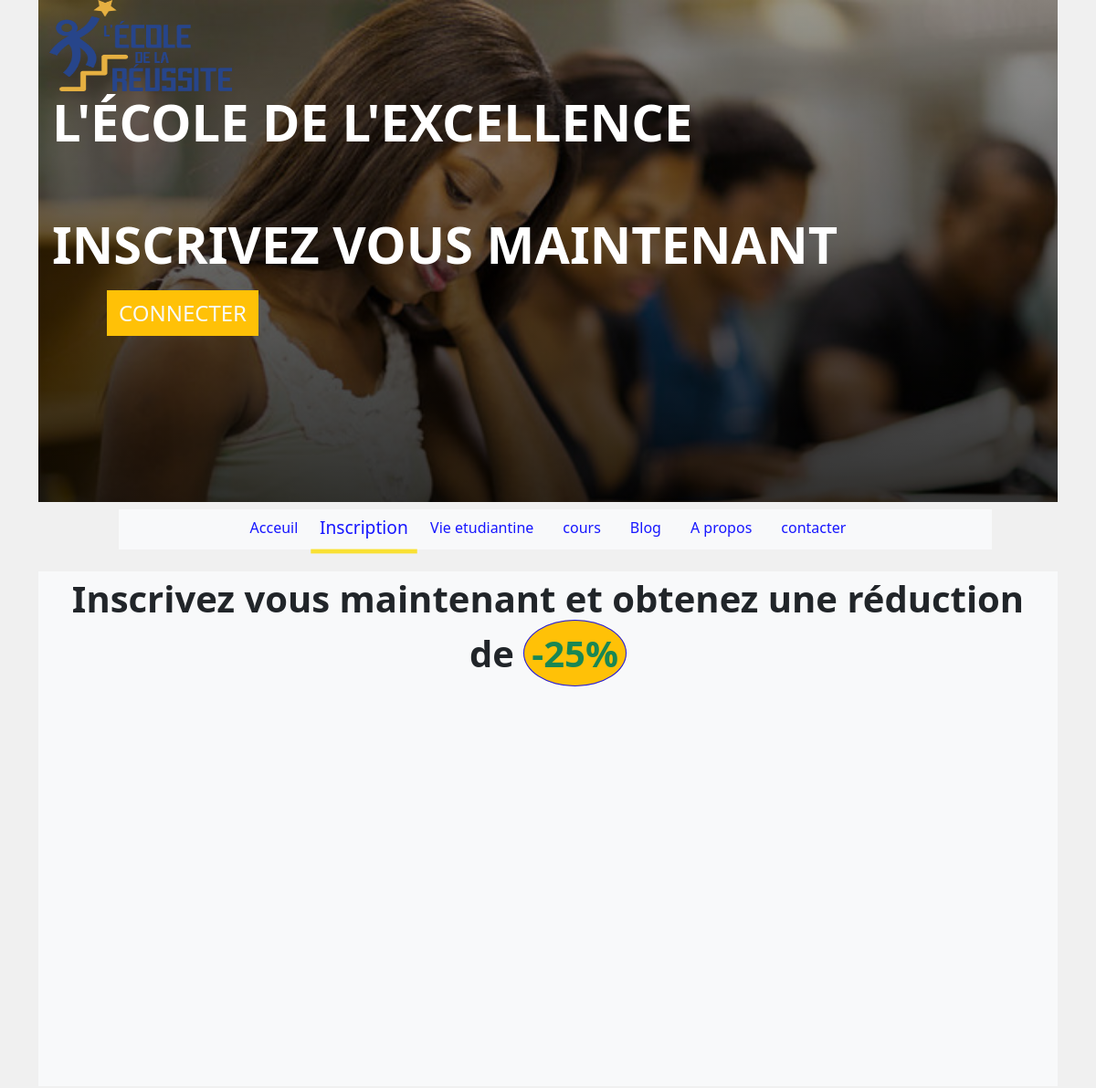
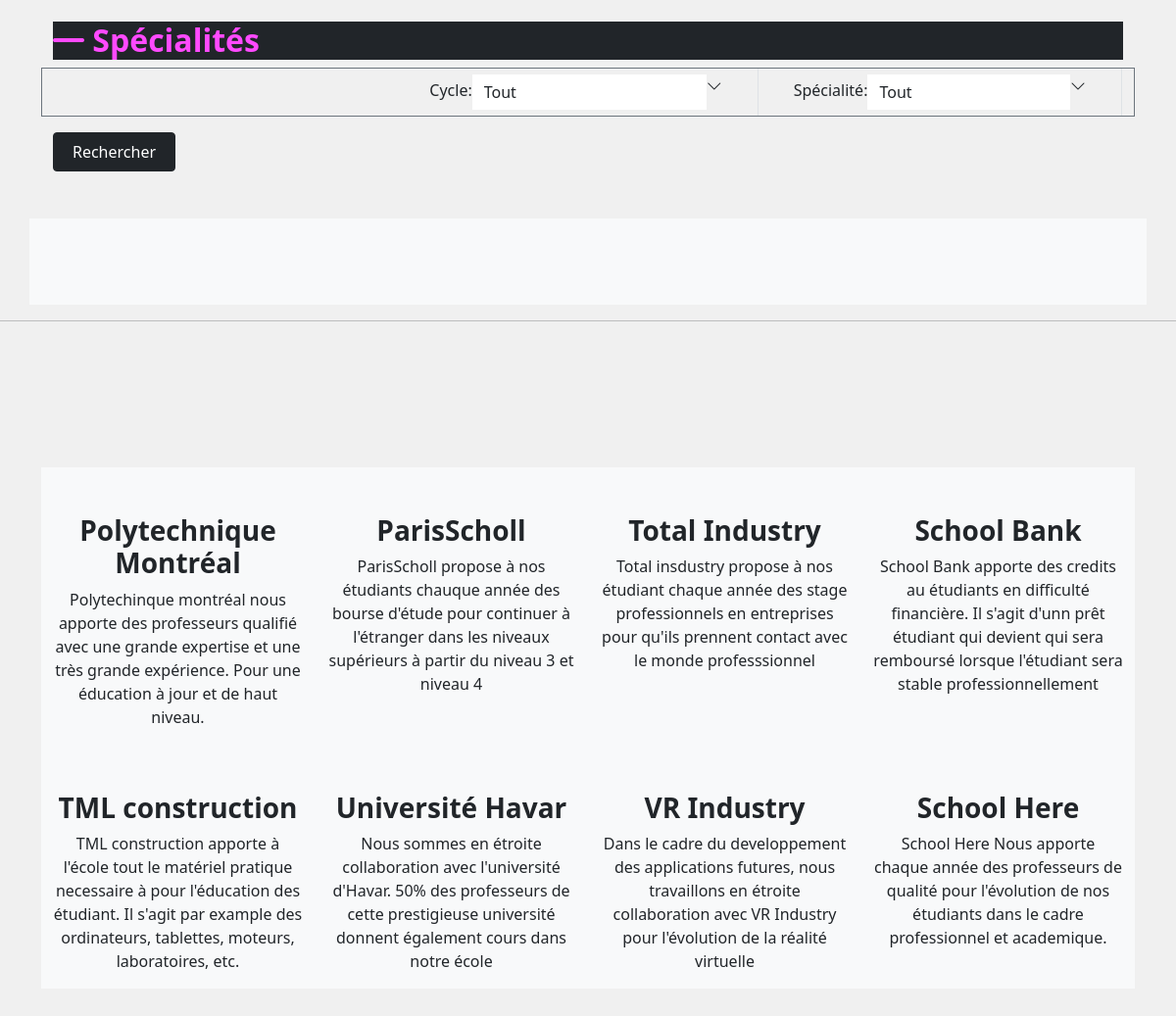
/vitrine/inscription/, run on the app's committed database (2 pictures, top to bottom).
### vitrine/models.py (models this page shows)
class Partenaire(models.Model):
    nom=models.CharField(max_length=60)
    description=models.TextField()

### vitrine/views.py (the view, shortened to what this page needs)
# urls.py: path("inscription/", views.inscription, name="inscription"),
def inscription(request):
	context={}
	specialites=Specialite.objects.all()
	filieres=Filiere.objects.all()
	cycles=Cycle.objects.all()
	partenaires=Partenaire.objects.all()
	context["partenaires"]=partenaires
	context["specialites"]=specialites
	context["filieres"]=filieres
	context["cycles"]=cycles
	return render(request, "vitrine/inscription.html", context)

### direction/context_processors.py (called while the page is built)
def getNamesGroupUser(request):
	namesGroup=[group.name for group in request.user.groups.all()]
	return {"names_group": namesGroup}

### vitrine/templates/vitrine/inscription.html (shortened to what this page needs)
{% load static %}
<!DOCTYPE html>
<html lang="fr" dir="ltr">
  <head>
    <link rel="stylesheet" type="text/css" href="{% static 'vitrine/css/style.css' %}">
    <link rel="stylesheet" type="text/css" href="{% static 'vitrine/css/css_personalise.css' %}">
     <link rel="stylesheet" type="text/css" href="{% static 'vitrine/css/bootstrap-icons.css' %}">
  </head>
  <body>
    <div class="container">
      <div class="bg-dark header-inscription header position-relative hidden-tml" >
        <div class="container position-relative">
          <div class="logo postition-abolute">
            <img src="{% static 'vitrine/images/logo-ecole.png' %}" alt="" width="200px" height="100px">
          </div>
          <div class="display-4  text-white position-absolute text-uppercase fw-bold slogan">
                <p style="transform:translateX(-60px)"> L'école de l'excellence <br> <br>
                Inscrivez vous maintenant </p>
                {% if user.is_authenticated %}
                  <p class="display-4 fw-bold">salut <span class="text-warning ">{{user.username}}</span> </p>
                {% else %}
                <a class="btn btn-warning rounded-0 position-absolute text-light fs-4 "
                 href="{% url 'authentification:login' %}">
                   Connecter
                </a>
                {% endif %}
          </div>
        </div>
      </div>
        {% include "vitrine/menu.html" with page=2 %}
        <div class="container bg-light mt-3">
          <p class=" fs-1 text-dark  text-center tml fw-bold  hidden-tml">Inscrivez vous maintenant  et obtenez une réduction de
            <span class="text-success p-2 border border-primary rounded-circle bg-warning">-25%</span>
          </p>
        </div>
        <div class="container mt-4 mb-5  "  >
           <h2 class="disply-3 text-danger fw-bold bg-dark "> Spécialités</h2>
           <div class=" row border border-secondary" >
             <div class="col-12 col-md-4  ">
               <div class="dropdown  search-1">
                <button class="btn btn-white w-100 border-top-0 border-bottom-0 border-start-0 border-end rounded-0 dropdown-toggle" type="button" id="dropdownMenuButton1" data-bs-toggle="dropdown" data-bs-display="static" aria-expanded="false">
                   <div class="d-flex justify-content-between search-1">
                     <label for="cycle" class="mt-1">Cycle: </label>
                     <input pk_cycle="tout" type="search" name="cycle" id="cycle"  value="Tout"  style="cursor:pointer" readonly placeholder="Cycle" class="bg-white  form-control  border-0 ">
                     <i class="bi bi-chevron-down me-4 "></i>
                   </div>
                </button>
              </div>
             </div>
             <div class="col-12 col-md-4 ">
               <div class="dropdown search-2">
                <button class="btn btn-white w-100 border-top-0 border-bottom-0 border-start-0 border-end rounded-0 dropdown-toggle" type="button" id="dropdownMenuButton1" data-bs-toggle="dropdown" data-bs-display="static" aria-expanded="false">
                   <div class="d-flex justify-content-start search-2 ">
                     <label for="filiere" class="mt-1">Spécialité: </label>
                     <input  pk_filiere="tout" type="search" name="filiere" id="filiere" readonly value="Tout" style="cursor:pointer" class="bg-white readonly form-control  border-0">
                     <i class="bi bi-chevron-down me-4 "></i>
                   </div>
                </button>
              </div>
             </div>
           </div>
           <button type=""  style="width:125px; height:40px; white-space:nowrap;" id="form" name="button" class="btn btn-dark mt-3">Rechercher</button>
        </div>
        </div>
        <div class="container bg-light">
          </div>
          <hr>
          <div class="container my-4">
            <div class="container mt-2 mb-5">
              <div class=" row bg-light mt-5">
                {% for partenaire in partenaires %}
               <div class="col-12 col-sm-6 col-md-4 col-lg-3 mt-5 ">
                  <div class="partenariat">
                    <h3 class="text-center fw-bold">{{partenaire.nom}}</h3>
                    <p class="text-center">{{partenaire.description}}
                    </p>
                  </div>
               </div>
               {% endfor %}
              </div>
            </div>
          </div>
  </body>
</html>

### vitrine/templates/vitrine/menu.html (shortened to what this page needs)
 <div class="d-flex justify-content-center align-items-center ">
        <div class="container mx-5  mr-3">
  <nav class="navbar navbar-expand-lg  ">
      <div class="container-fluid">
        <div class="collapse navbar-collapse bg-light" id="navbartml">
          <ul class="navbar-nav m-auto text-primary">
            <li class="nav-item me-3 ">
              <a class="nav-link {% if page is 1 %} active {% endif %}" aria-current="page" href="{% url 'vitrine:index' %}">Acceuil</a>
            </li>
            <li class="nav-item me-3">
              <a class="nav-link {% if page is 2 %} active {% endif %}" href="{% url 'vitrine:inscription' %}">Inscription</a>
            </li>
            <li class="nav-item me-3">
              <a class="nav-link {% if page is 3 %} active {% endif %}" href="{% url 'vitrine:vie_etudiantine' %}">Vie etudiantine</a>
            </li>
            <li class="nav-item me-3">
              <a class="nav-link {% if page is 4 %} active {% endif %}" href="{% url 'cours:index' %}" tabindex="-1">cours</a>
             </li>
             <li class="nav-item me-3">
               <a class="nav-link {% if page is 5 %} active {% endif %}" href="{% url 'blog:index' %}">Blog</a>
             </li>
               <li class="nav-item me-3">
               <a class="nav-link {% if page is 6 %} active {% endif %}" href="{% url 'vitrine:propos' %}">A propos</a>
             </li>
            <li class="nav-item me-3">
              <a class="nav-link {% if page is 7 %} active {% endif %}" href="{% url 'vitrine:contact' %}">contacter</a>
            </li>
          </ul>
        </div>
      </div>
    </nav>
</div>
</div>

### vitrine/static/vitrine/css/css_personalise.css (style rules this page uses)
body { margin:0px; padding:0px; background: rgba(240, 240, 240) }
.header-inscription { background-image: url("../images/etudiant.jpg") ; background-size:cover; background-position: top; height:550px; }
.logo { top:20px; left:0px; }
.slogan { top: 100px; left: 75px; }
.header:before { content:""; position:absolute; inset: 0; background: linear-gradient(to top, rgba(0, 0, 0, .8), rgba(0, 0, 0, .4)); }
@media all and (min-width:992px) { .nav-item .nav-link.active { transform: scale(1.2); border-bottom:4px solid rgba(249, 224, 51); } }
.nav-item .nav-link { transition: .5s 0s ease; }
.tml { opacity: .8; }
ul { list-style-type: none; }
.dropdown-toggle::after { display: none; }
.dropdown i:before { transition:.3s 0s ease; }
.visible-tml { opacity:1; transform: translateY(0px); transition: all 1s 0s ease; }

### data on the page
Partenaire: nom "Polytechnique Montréal", description "Polytechinque montréal nous apporte des professeurs qualifié avec une grande expertise et une très grande expérience. Pour une éducation à jour et de haut niveau."
Partenaire: nom "ParisScholl", description "ParisScholl propose à nos étudiants chauque année des bourse d'étude pour continuer à l'étranger dans les niveaux supérieurs à partir du niveau 3 et niveau 4"
Partenaire: nom "Total Industry", description "Total insdustry propose à nos étudiant chaque année des stage professionnels en entreprises pour qu'ils prennent contact avec le monde professsionnel"
Partenaire: nom "School Bank", description "School Bank apporte des credits au étudiants en difficulté financière. Il s'agit d'unn prêt étudiant qui devient qui sera remboursé lorsque l'étudiant sera stable professionnellement"
Partenaire: nom "TML construction", description "TML construction apporte à l'école tout le matériel pratique necessaire à pour l'éducation des étudiant. Il s'agit par example des ordinateurs, tablettes, moteurs, laboratoires, etc."
Partenaire: nom "Université Havar", description "Nous sommes en étroite collaboration avec l'université d'Havar. 50% des professeurs de cette prestigieuse université donnent également cours dans notre école"
Partenaire: nom "VR Industry", description "Dans le cadre du developpement des applications futures, nous travaillons en étroite collaboration avec VR Industry pour l'évolution de la réalité virtuelle"
Partenaire: nom "School Here", description "School Here Nous apporte chaque année des professeurs de qualité pour l'évolution de nos étudiants dans le cadre professionnel et academique."
